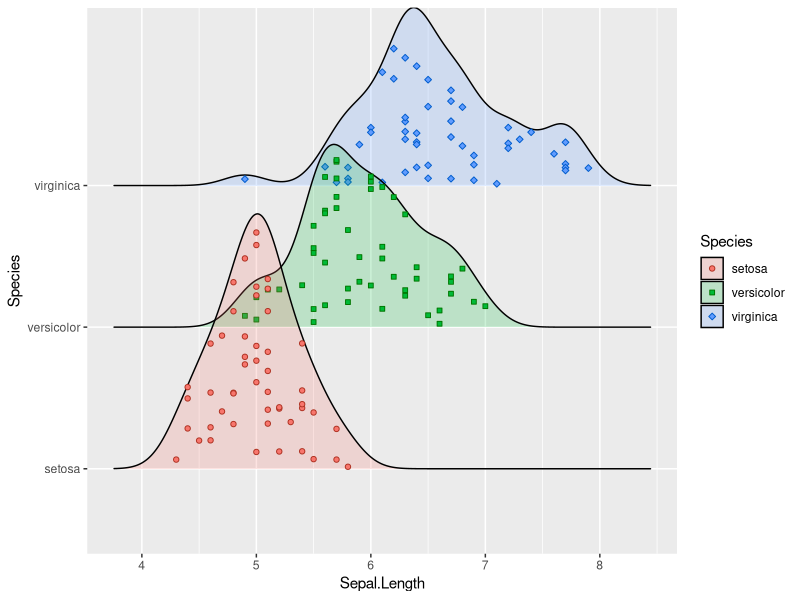

This chart was generated by the following R code:
library(ggplot2)
library(ggridges)
ggplot(iris, aes(x = Sepal.Length, y = Species, fill = Species)) +
  geom_density_ridges(
    aes(point_color = Species, point_fill = Species, point_shape = Species),
    alpha = .2, point_alpha = 1, jittered_points = TRUE
  ) +
  scale_point_color_hue(l = 40) +
  scale_discrete_manual(aesthetics = "point_shape", values = c(21, 22, 23))